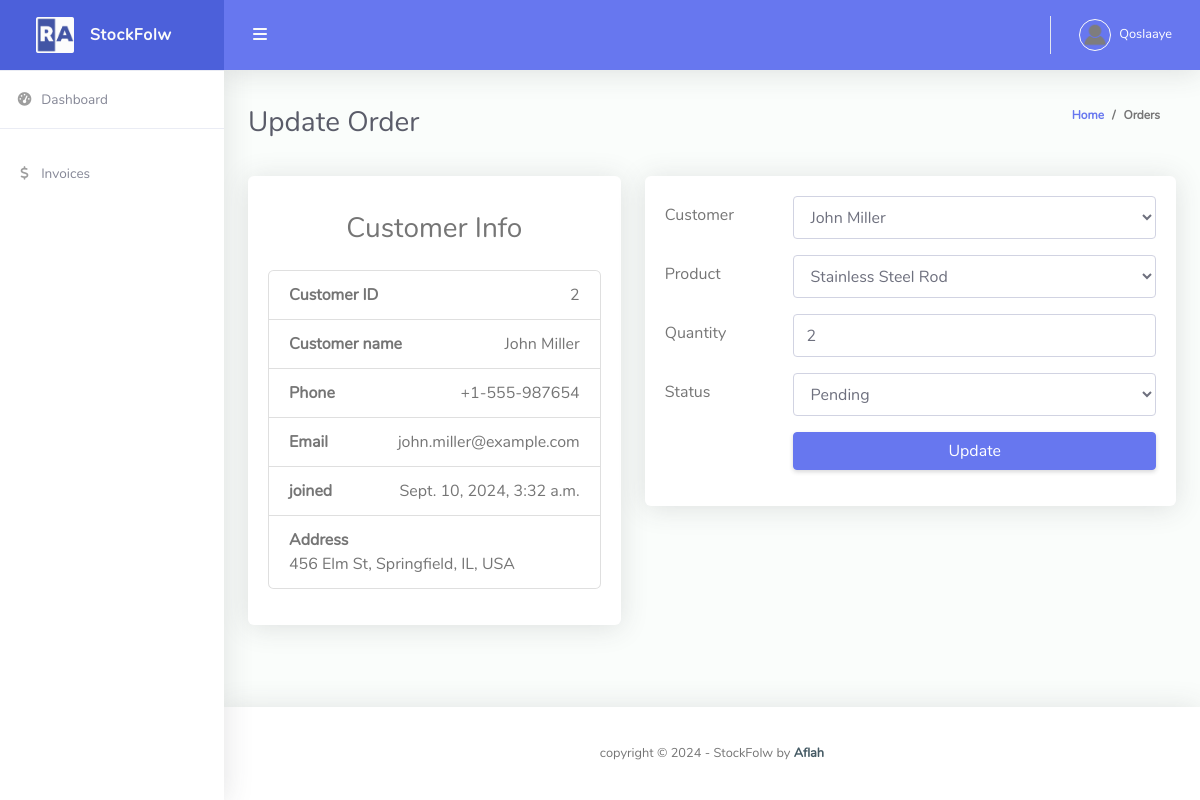
Page /update_order/9/ (signed in) on the earlier database version.
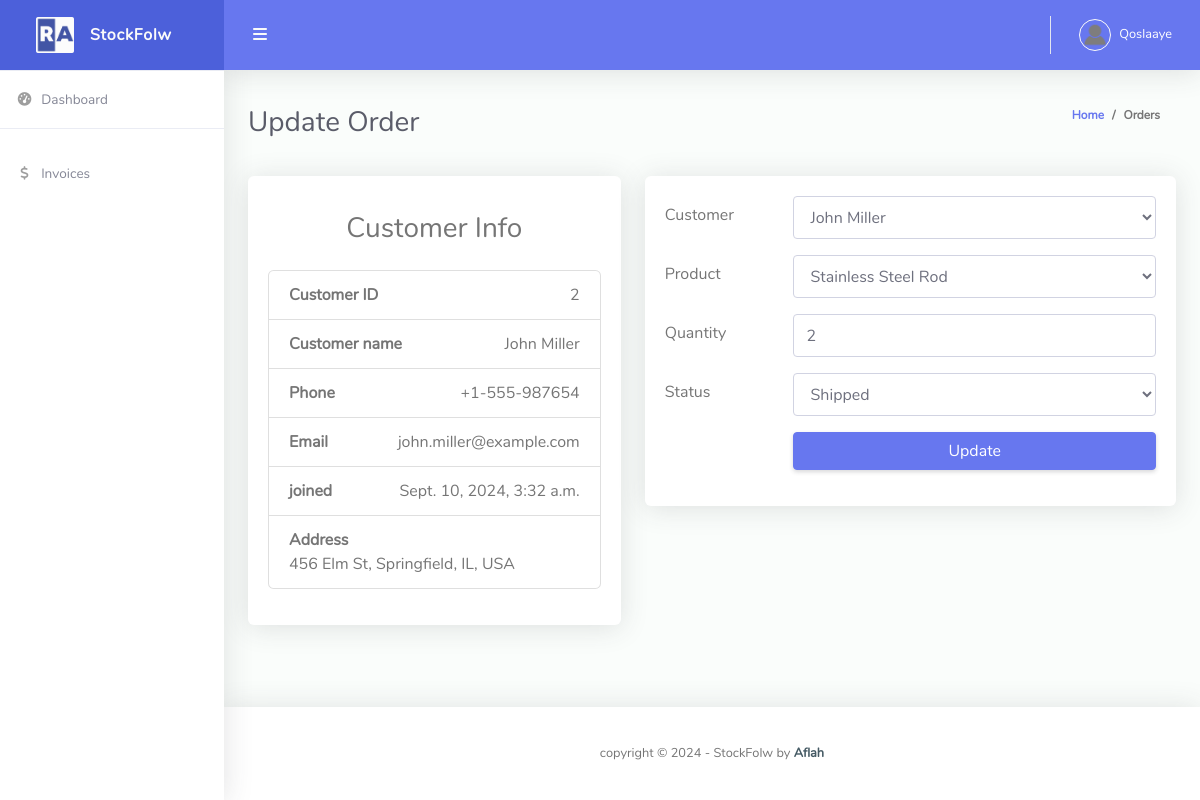
Same page on the later database version.
### stockflow/models.py (models this page shows, shortened)
class Order(models.Model):
    STATUS = (
        ('Pending', 'Pending'),
        ('Shipped', 'Shipped'),
        ('Delivered', 'Delivered'),
    )
    customer = models.ForeignKey(Customer, on_delete=models.CASCADE)
    product = models.ForeignKey(Product, on_delete=models.CASCADE)
    quantity = models.PositiveIntegerField(default=1)
    status = models.CharField(max_length=200, choices=STATUS, default='Pending')
    date_created = models.DateTimeField(auto_now_add=True)

class Customer(models.Model):
    user = models.OneToOneField(User, null=True, blank=True, on_delete=models.CASCADE)
    name = models.CharField(max_length=200, null=True, blank=True)
    phone = models.CharField(max_length=200, null=True, blank=True)
    email = models.EmailField(max_length=200, null=True, blank=True)
    address = models.TextField(null=True, blank=True)
    profile_pic = models.ImageField(default="profile1.png", null=True, blank=True)
    date_created = models.DateTimeField(auto_now_add=True, null=True, blank=True)
    def __str__(self):
        return self.name if self.name else "Unnamed Customer"

### stockflow/views.py (the view, shortened to what this page needs)
# urls.py: path('update_order/<str:pk>/', views.updateOrder, name='update_order'),
@login_required(login_url='login')
def updateOrder(request, pk):
    try:
        order = Order.objects.get(id=pk)
    except Order.DoesNotExist:
        messages.error(request, 'Order does not exist.')
        return redirect('order')
    product = order.product
    current_quantity = order.quantity
    form = OrderForm(instance=order)
    context = {'form': form, 'order': order}
    return render(request, 'edit_order.html', context)

### stockflow/forms.py (shortened to what this page needs)
class OrderForm(forms.ModelForm):
    class Meta:
        model = Order
        fields = ['customer', 'product', 'quantity', 'status']
        widgets = {
            'customer': forms.Select(attrs={'class': 'form-control', 'placeholder': 'Customer', 'required': True}),
            'product': forms.Select(attrs={'class': 'form-control', 'placeholder': 'Product', 'required': True}),
            'quantity': forms.NumberInput(attrs={'class': 'form-control', 'placeholder': 'Quantity', 'required': True}),
            'status': forms.Select(attrs={'class': 'form-control', 'placeholder': 'Status', 'required': True}),
        }

### stockflow/models.py (called while the page is built)
    def __str__(self):
        return self.name

### templates/edit_order.html (shortened to what this page needs)
{% extends 'base.html' %}
{% block content %}
<div class="container-fluid" id="container-wrapper">
    <div class="d-sm-flex align-items-center justify-content-between mb-4">
        <h1 class="h3 mb-0 text-gray-800">Update Order</h1>
        <ol class="breadcrumb">
            <li class="breadcrumb-item"><a href="{% url 'home' %}">Home</a></li>
            <li class="breadcrumb-item">Orders</li>
        </ol>
    </div>
    <div class="row mb-3">
        <div class="col-md-5">
            <div class="card card-primary card-outline">
                <div class="card-body">
                    <h3 class="text-center mt-3">Customer Info</h3>
                    <ul class="list-group list-group-unbordered mt-4 mb-3">
                        <li class="list-group-item">
                            <b>Customer ID</b> <a class="float-right">{{order.customer.id}}</a>
                        </li>
                        <li class="list-group-item">
                            <b>Customer name</b> <a class="float-right">{{order.customer.name}}</a>
                        </li>
                        <li class="list-group-item">
                            <b>Phone</b> <a class="float-right">{{ order.customer.phone }}</a>
                        </li>
                        <li class="list-group-item">
                            <b>Email</b> <a class="float-right">{{ order.customer.email }}</a>
                        </li>
                        <li class="list-group-item">
                            <b>joined</b> <a class="float-right">{{ order.customer.date_created }}</a>
                        </li>
                        <li class="list-group-item">
                            <b>Address</b><br><a>{{ order.customer.address }}</a>
                        </li>
                    </ul>
                </div>
            </div>
        </div>
        <div class="col-md-7">
            <div class="card">
                <div class="card-body">
                    <div class="tab-content">
                        <div class="">
                            <form method="post">
                                <div class="form-group row">
                                    <label class="col-sm-3 col-form-label">Customer</label>
                                    <div class="col-sm-9">
                                        {{ form.customer}}
                                    </div>
                                </div>
                                <div class="form-group row">
                                    <label class="col-sm-3 col-form-label">Product</label>
                                    <div class="col-sm-9">
                                        {{ form.product}}
                                    </div>
                                </div>
                                <div class="form-group row">
                                    <label class="col-sm-3 col-form-label">Quantity</label>
                                    <div class="col-sm-9">
                                        {{ form.quantity}}
                                    </div>
                                </div>
                                <div class="form-group row">
                                    <label class="col-sm-3 col-form-label">Status</label>
                                    <div class="col-sm-9">
                                        {{ form.status}}
                                    </div>
                                </div>
                                <div class="form-group row">
                                    <div class="col-sm-9 offset-3">
                                        <button type="submit" class="btn btn-primary btn-block">Update</button>
                                    </div>
                                </div>
                            </form>
                        </div>
                    </div>
                </div>
            </div>
        </div>
    </div>
</div>
{% endblock %}

Differences in the rows shown:
changed Order "John Miller": status "Pending" → "Shipped"
